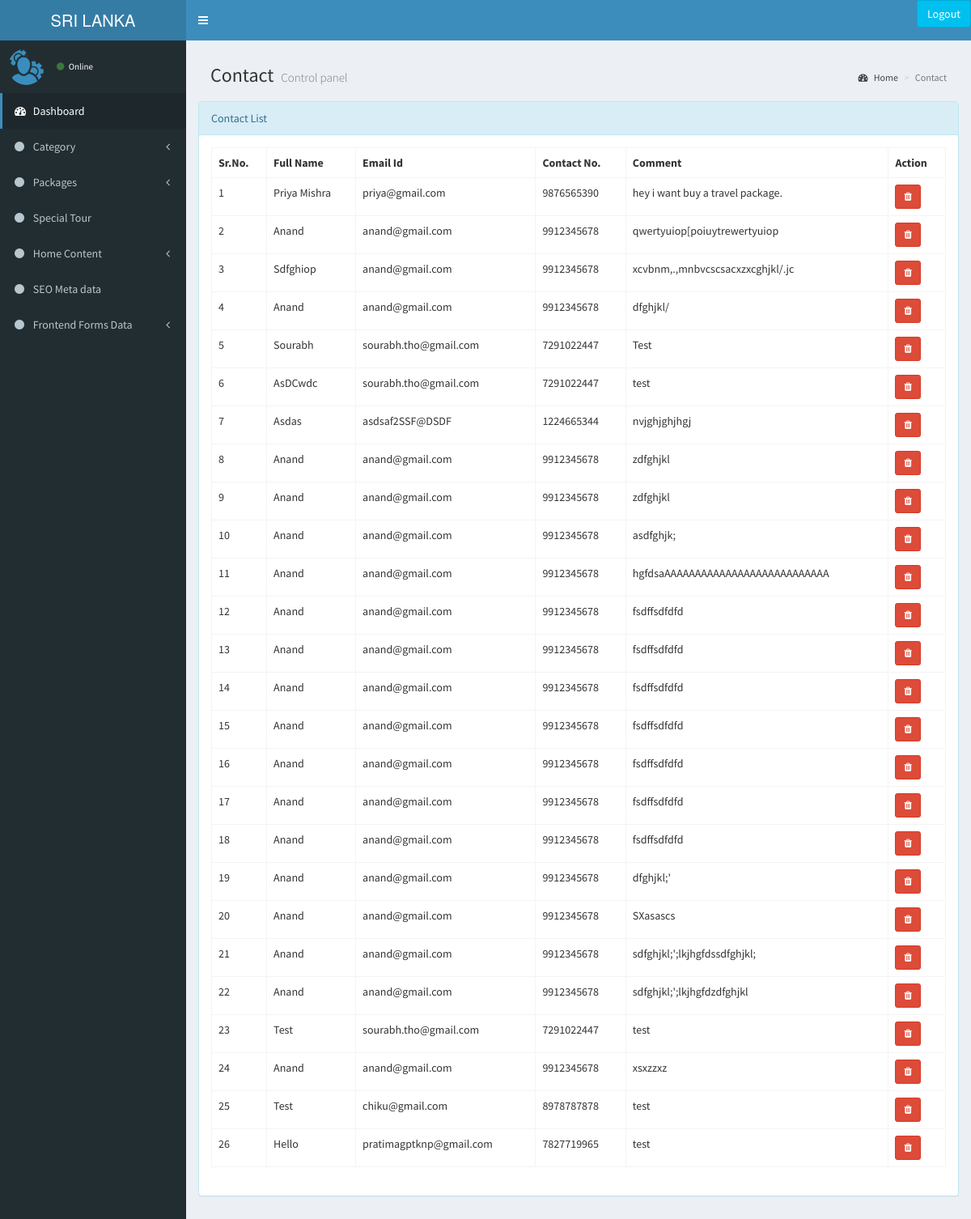
The page /index.php/contact/contact_list on the database its author committed.
### tables this page shows
CREATE TABLE `contact_us` (
  `id` int(11) NOT NULL,
  `f_name` varchar(255) NOT NULL,
  `e_mail` varchar(255) NOT NULL,
  `mob_no` varchar(255) NOT NULL,
  `comment` text NOT NULL,
  `contacted_on` datetime NOT NULL
);

### application/controllers/Contact.php (called while the page is built, shortened)
<?php defined('BASEPATH') OR exit('No dirrect script Accesss allowed');
class Contact extends CI_Controller{
	public function contact_list()
	{
		$this->load->model('Frontend_model');
		$data = $this->Frontend_model->get_contact_data();
		$this->load->view('admin/contact_list',array('data'=>$data));
	}
}

### index.php (called while the page is built, shortened)
<?php
require_once BASEPATH.'core/CodeIgniter.php';

### application/models/Frontend_model.php (called while the page is built, shortened)
<?php
class Frontend_model extends CI_Model{
   public function get_contact_data(){
     $data = $this->db->get('contact_us');
     return $data->result_array();
   }
}

### application/views/admin/contact_list.php (the view, shortened to what this page needs)
<div class="content-wrapper">
  <section class="content">
    <section class="content-header">
      <h1>
      Contact
      <small>Control panel</small>
      </h1>
      <ol class="breadcrumb">
        <li><a href="#"><i class="fa fa-dashboard"></i> Home</a></li>
        <li class="active">Contact</li>
      </ol>
    </section>
    <div class="panel panel-info">
      <div class="panel-heading">Contact List   </div>
      <div class="panel-body">
        <div  class="row" >
          <div class="col-md-12">
            <table class="table table-hover table-bordered">
              <tr>
                <th>Sr.No.</th>
                <th>Full Name</th>
                <th>Email Id</th>
                <th>Contact No.</th>
                <th>Comment</th>
                <th>Action</th>
              </tr>
              <?php $i=1;
              foreach($data as $row) { $id = $row['id']; ?>
              <tr>
                <td><?php echo $i; ?></td>
                <td><?php echo ucfirst($row['f_name']); ?></td>
                <td><?php echo $row['e_mail']; ?></td>
                <td><?php echo $row['mob_no']; ?></td>
                <td><?php echo $row['comment']; ?></td>
                  <td><a href="<?php echo base_url("contact/delete/".$row['id']); ?>">
                    <button class="btn btn-danger  btn-sm" onclick="return remove();"><span class="fa fa-trash"></span></button></a></td>
                  </tr>
                  <?php $i++;} ?>
                </table>
              </div>
            </div></div>
          </section>
        </div>

### rows shown on the page
contact_us: f_name "Priya Mishra", e_mail "priya@gmail.com", mob_no "9876565390", comment "hey i want buy a travel package."
contact_us: f_name "Anand", e_mail "anand@gmail.com", mob_no "9912345678", comment "qwertyuiop[poiuytrewertyuiop"
contact_us: f_name "Sdfghiop", e_mail "anand@gmail.com", mob_no "9912345678", comment "xcvbnm,.,mnbvcscsacxzxcghjkl/.jc"
contact_us: f_name "Anand", e_mail "anand@gmail.com", mob_no "9912345678", comment "dfghjkl/"
contact_us: f_name "Sourabh", e_mail "sourabh.tho@gmail.com", mob_no "7291022447", comment "Test"
contact_us: f_name "AsDCwdc", e_mail "sourabh.tho@gmail.com", mob_no "7291022447", comment "test"
contact_us: f_name "Asdas", e_mail "asdsaf2SSF@DSDF", mob_no "1224665344", comment "nvjghjghjhgj"
contact_us: f_name "Anand", e_mail "anand@gmail.com", mob_no "9912345678", comment "zdfghjkl"
contact_us: f_name "Anand", e_mail "anand@gmail.com", mob_no "9912345678", comment "zdfghjkl"
contact_us: f_name "Anand", e_mail "anand@gmail.com", mob_no "9912345678", comment "asdfghjk;"
contact_us: f_name "Anand", e_mail "anand@gmail.com", mob_no "9912345678", comment "hgfdsaAAAAAAAAAAAAAAAAAAAAAAAAAAA"
contact_us: f_name "Anand", e_mail "anand@gmail.com", mob_no "9912345678", comment "fsdffsdfdfd"
contact_us: f_name "Anand", e_mail "anand@gmail.com", mob_no "9912345678", comment "fsdffsdfdfd"
contact_us: f_name "Anand", e_mail "anand@gmail.com", mob_no "9912345678", comment "fsdffsdfdfd"
contact_us: f_name "Anand", e_mail "anand@gmail.com", mob_no "9912345678", comment "fsdffsdfdfd"
contact_us: f_name "Anand", e_mail "anand@gmail.com", mob_no "9912345678", comment "fsdffsdfdfd"
contact_us: f_name "Anand", e_mail "anand@gmail.com", mob_no "9912345678", comment "fsdffsdfdfd"
contact_us: f_name "Anand", e_mail "anand@gmail.com", mob_no "9912345678", comment "fsdffsdfdfd"
contact_us: f_name "Anand", e_mail "anand@gmail.com", mob_no "9912345678", comment "dfghjkl;'"
contact_us: f_name "Anand", e_mail "anand@gmail.com", mob_no "9912345678", comment "SXasascs"
contact_us: f_name "Anand", e_mail "anand@gmail.com", mob_no "9912345678", comment "sdfghjkl;';lkjhgfdssdfghjkl;"
contact_us: f_name "Anand", e_mail "anand@gmail.com", mob_no "9912345678", comment "sdfghjkl;';lkjhgfdzdfghjkl"
contact_us: f_name "Test", e_mail "sourabh.tho@gmail.com", mob_no "7291022447", comment "test"
contact_us: f_name "Anand", e_mail "anand@gmail.com", mob_no "9912345678", comment "xsxzzxz"
contact_us: f_name "Test", e_mail "chiku@gmail.com", mob_no "8978787878", comment "test"
contact_us: f_name "Hello", e_mail "pratimagptknp@gmail.com", mob_no "7827719965", comment "test"
